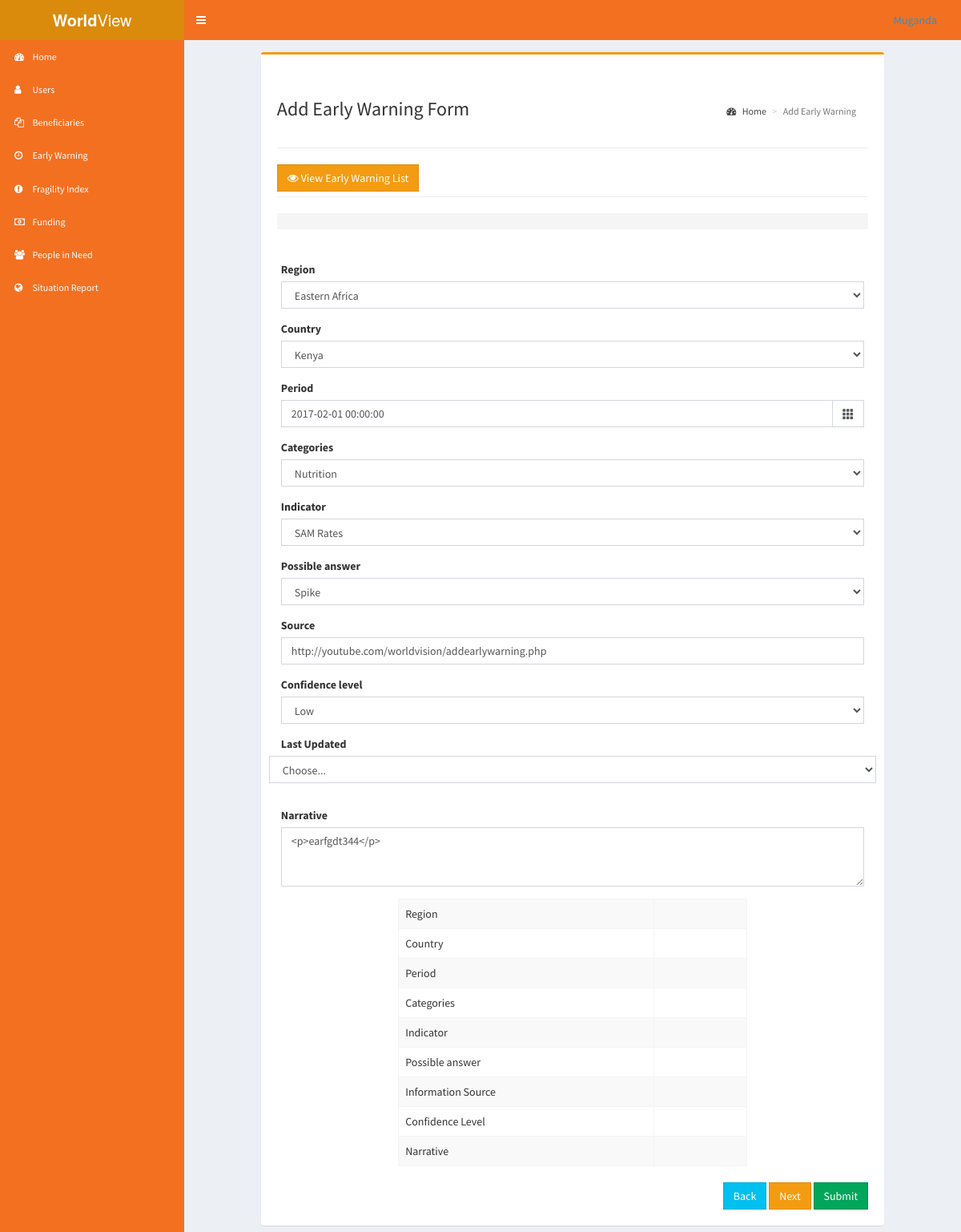
/worldvision/update_ewarning.php (signed in), run on the app's committed database.
### tables this page shows
CREATE TABLE `users` (
  `id` int(11) NOT NULL,
  `firstname` varchar(55) NOT NULL,
  `lastname` varchar(55) NOT NULL,
  `email` varchar(55) NOT NULL,
  `username` varchar(55) NOT NULL,
  `password` varchar(55) NOT NULL,
  `type` int(11) NOT NULL,
  `office` varchar(35) NOT NULL,
  `active` int(11) NOT NULL DEFAULT '0'
);

CREATE TABLE `earlywarning` (
  `earlywarningId` int(11) NOT NULL,
  `region` text NOT NULL,
  `country` text NOT NULL,
  `period` datetime NOT NULL,
  `last_updated` varchar(55) NOT NULL,
  `source` varchar(200) NOT NULL,
  `confidencelevel` varchar(200) NOT NULL,
  `narrative` text NOT NULL,
  `catid` int(11) NOT NULL,
  `indicatorid` int(11) NOT NULL,
  `possibleanswer_id` int(11) NOT NULL,
  `date_added` timestamp NOT NULL DEFAULT CURRENT_TIMESTAMP,
  `user_id` int(11) NOT NULL
);

CREATE TABLE `earlywarningcategory` (
  `catid` int(11) NOT NULL,
  `catname` text NOT NULL
);

CREATE TABLE `earlywarningindicator` (
  `indicatorid` int(11) NOT NULL,
  `indicator_name` text NOT NULL,
  `catid` int(11) NOT NULL
);

CREATE TABLE `possibleanswer` (
  `possibleanswer_id` int(11) NOT NULL,
  `possibleanswer_name` varchar(200) NOT NULL,
  `indicatorid` int(11) NOT NULL,
  `equivalence_score` float NOT NULL,
  `weight` int(11) NOT NULL
);

### worldvision/core/functions/users.php (called while the page is built, shortened)
<?php
$conn = mysqli_connect('localhost','root','','worldview');
function logged_in(){
	return (isset($_SESSION['id'])) ? true:false;
}
function user_data($id){
	global $conn;
	$query = mysqli_query($conn,"select * from users where id = $id");
	if($row = mysqli_fetch_assoc($query)){
		return $row;
	} else {
		return 0;
	}
}
?>

### worldvision/core/init.php (called while the page is built, shortened)
<?php
require 'functions/general.php';
require 'functions/users.php';
if(logged_in()){
	$session = $_SESSION['id'];
	$user_data = user_data($session);
}
?>

### worldvision/core/functions/general.php (called while the page is built, shortened)
<?php
$conn = mysqli_connect('localhost','root','','worldview');
function sanitize($data){
	global $conn;
	return mysqli_real_escape_string($conn,$data);
}
?>

### worldvision/update_ewarning.php (the view, shortened to what this page needs)
<?php
include 'core/init.php';
include 'pages/includes/header.php';
$query = "SELECT * FROM earlywarning AS a INNER JOIN earlywarningcategory AS b on a.catid = b.catid INNER JOIN earlywarningindicator AS c on a.indicatorid= c.indicatorid INNER JOIN possibleanswer AS d on a.possibleanswer_id = d.possibleanswer_id";
	$getearlywarning = mysqli_query($conn,$query);
	while ($row = mysqli_fetch_assoc($getearlywarning)) {
			$region = $row["region"];
			$country = $row["country"];
			$period = $row["period"];
			$source = $row["source"];
			$confidencelevel = $row["confidencelevel"];
			$catid = $row["catid"];
			$catname = $row["catname"];
			$indicator_name = $row["indicator_name"];
			$indicatorid = $row["indicatorid"];
			$possibleanswer = $row["possibleanswer_name"];
			$narrative = sanitize($row["narrative"]);
		}
?>
<div class="row">
            <div class="col-md-10 col-md-offset-1">
			<div class="box box-warning">
                <div class="box-header">
                </div>
                <div class="box-body">
					<section class="content-header">
				          <h1>
				            Add Early Warning Form<br>
				          </h1>
				          <ol class="breadcrumb">
				            <li><a href="index"><i class="fa fa-dashboard"></i> Home</a></li>
				            <li class="active">Add Early Warning</li>
				          </ol>
			        </section>
			         <hr>
			        <section class="content-button">
			        	<div class="pull-left">
								<a href="earlywarningview.php" type="button" class="btn btn-warning btn-block btn-flat"><i class="fa fa-eye"></i> View Early Warning List</a>
							</div>
			        </section>
			        <br>
			        <hr>
                	<div class="progress">
					</div>
                  	<form class="form-horizontal form" method="post" role="form">
                  		<div class="box-body">
							  <div class="step">
											<div class="form-group">
												    <label for="Region">Region</label>
												    <select class="form-control select2 select2-hidden-accessible" name="region" id="region">
												    	<option selected><?php echo $region?></option>
												</select>
											</div>
											<div class="form-group">
												    <label for="Country">Country</label>
												    <select class="form-control select2 select2-hidden-accessible" name="country" id="country">
														<option selected><?php echo $country?></option>
													</select>
											</div>
											<div class="form-group">
								                <label>Period</label>
											            <div class="input-group date">
											                <input type="text" class="form-control required" id="add-date" name="add-date"  placeholder="Enter beneficiary period" value="<?php echo $period?>">
											                <div class="input-group-addon">
											                    <span class="glyphicon glyphicon-th"></span>
											                </div>
											            </div>
									        </div>
												<div class="form-group">
				                                    <label for="category">Categories</label>
				                                        <select class="form-control form-control-line required" id="selectewc" name="selectewc" onChange="category_earlywarning()">
				                                           <option  value="<?php echo $catid; ?>" selected><?php echo $catname?></option>
				                                        </select>
				                                </div>
				                                <div class="form-group">
				                                    <label for="indicator">Indicator</label>
				                                        <select class="form-control form-control-line required" id="ewindicator" name="ewindicator" onChange="indicator_possibleanswer()">
				                                            <option selected value="<?php echo $indicatorid; ?>"><?php echo $indicator_name?></option>
				                                        </select>
				                               </div>
											<div class="form-group">
													<label for="possible_answer">Possible answer</label>
													<select class="form-control form-control-line required" name="pa" id="pa">
														<option value="<?php echo $indicatorid; ?>" selected><?php echo $possibleanswer?></option>
													</select>
											</div>
								</div>
								<div class="step">
												<div class="form-group">
													<label for="Source">Source</label>
													<input type="url" class="form-control required" name="source" id="source" placeholder="Information Source" value="<?php echo $source; ?>">
												</div>
												<div class="form-group">
													<label for="confidence">Confidence level</label>
													<select class="form-control select2 select2-hidden-accessible" name="confidence" id="confidence" value="<?php echo $indicatorid; ?>">
													<option selected><?php echo $confidencelevel; ?></option>
												</select>
												</div>
												<div class="form-group">
									                <label>Last Updated</label>
												            <div class="form-group">
												                <select class="form-control select2 select2-hidden-accessible" name="last-update" id="confidence">
																	<option value="" disabled selected>Choose...</option>
																</select>
												            </div>
										        </div>
												<div class="form-group">
													<label for="Narrative">Narrative</label>
						                            <textarea rows="3" name="narrative" id="narrative" class="form-control form-control-line required"><?php echo $narrative; ?></textarea>
												</div>
											</div>
									<div class="step display">
										<div class="col-md-8 col-md-offset-2">
										 <table id="example1" class="table table-bordered table-hover table-striped dataTable">
						                    <tbody>
						                      <tr>
						                      	<td>Region</td>
						                        <td><label class="col-md-10 control-label lbl" data-id="region"></label></td>
						                      </tr>
						                      <tr>
						                      	<td>Country</td>
						                        <td><label class="col-md-10 control-label lbl" data-id="country"></label></td>
						                      </tr>
						                      <tr>
						                      	<td>Period</td>
						                        <td><label class="col-md-10 control-label lbl" data-id="add-date"></label></td>
						                      </tr>
						                      <tr>
						                      	<td>Categories</td>
						                        <td><label class="col-md-10 control-label lbl" data-id="selectewc"></label></td>
						                      </tr>
						                      <tr>
						                      	<td>Indicator</td>
						                        <td><label class="col-md-10 control-label lbl" data-id="ewindicator"></label></td>
						                      </tr>
						                      <tr>
						                      	<td>Possible answer</td>
						                        <td><label class="col-md-10 control-label lbl" data-id="pa"></label></td>
						                      </tr>
						                      <tr>
						                      	<td>Information Source</td>
						                        <td><label class="col-md-10 control-label lbl" data-id="source"></label></td>
						                      </tr>
						                      <tr>
						                      	<td>Confidence Level</td>
						                        <td><label class="col-md-10 control-label lbl" data-id="confidence"></label></td>
						                      </tr>
						                      <tr>
						                      	<td>Narrative</td>
						                        <td><label class="col-md-10 control-label lbl" data-id="narrative"></label></td>
						                      </tr>
						                    </tbody>
						                  </table>
						                  </div>
									</div>
								</div>
								<div class="row">
									<div class="col-sm-12">
										<div class="pull-right">
											<button type="button" class="action btn-info btn-flat text-capitalize back btn">Back</button>
											<button type="button" class="action btn-warning btn-flat text-capitalize next btn">Next</button>
											<button type="submit" class="action btn-success btn-flat text-capitalize submit btn" name="submit">Submit</button>
										</div>
									</div>
								</div>
					</div>
                </div>
              </div>
          </div>

### worldvision/pages/includes/navbar.php (shortened to what this page needs)
<nav class="navbar navbar-static-top" role="navigation">
          <a href="#" class="sidebar-toggle" data-toggle="offcanvas" role="button">
          </a>
          <div class="navbar-custom-menu">
            <ul class="nav navbar-nav">
              <li class="dropdown user user-menu">
                <a href="#" class="dropdown-toggle" data-toggle="dropdown">
                  <span class="hidden-xs"><?php echo (logged_in()) ? $user_data['firstname']:'Not Signed In'; ?></span>
                </a>
              </li>
            </ul>
          </div>
        </nav>

### data on the page
users: firstname "Muganda"
earlywarning: region "Eastern Africa", country "Kenya", add-date "2017-02-01 00:00:00", source "http://youtube.com/worldvision/addearlywarning.php", confidence "Low", narrative "<p>earfgdt344</p>"
earlywarningcategory: selectewc "Nutrition"
earlywarningindicator: ewindicator "SAM Rates"
possibleanswer: pa "Spike"
